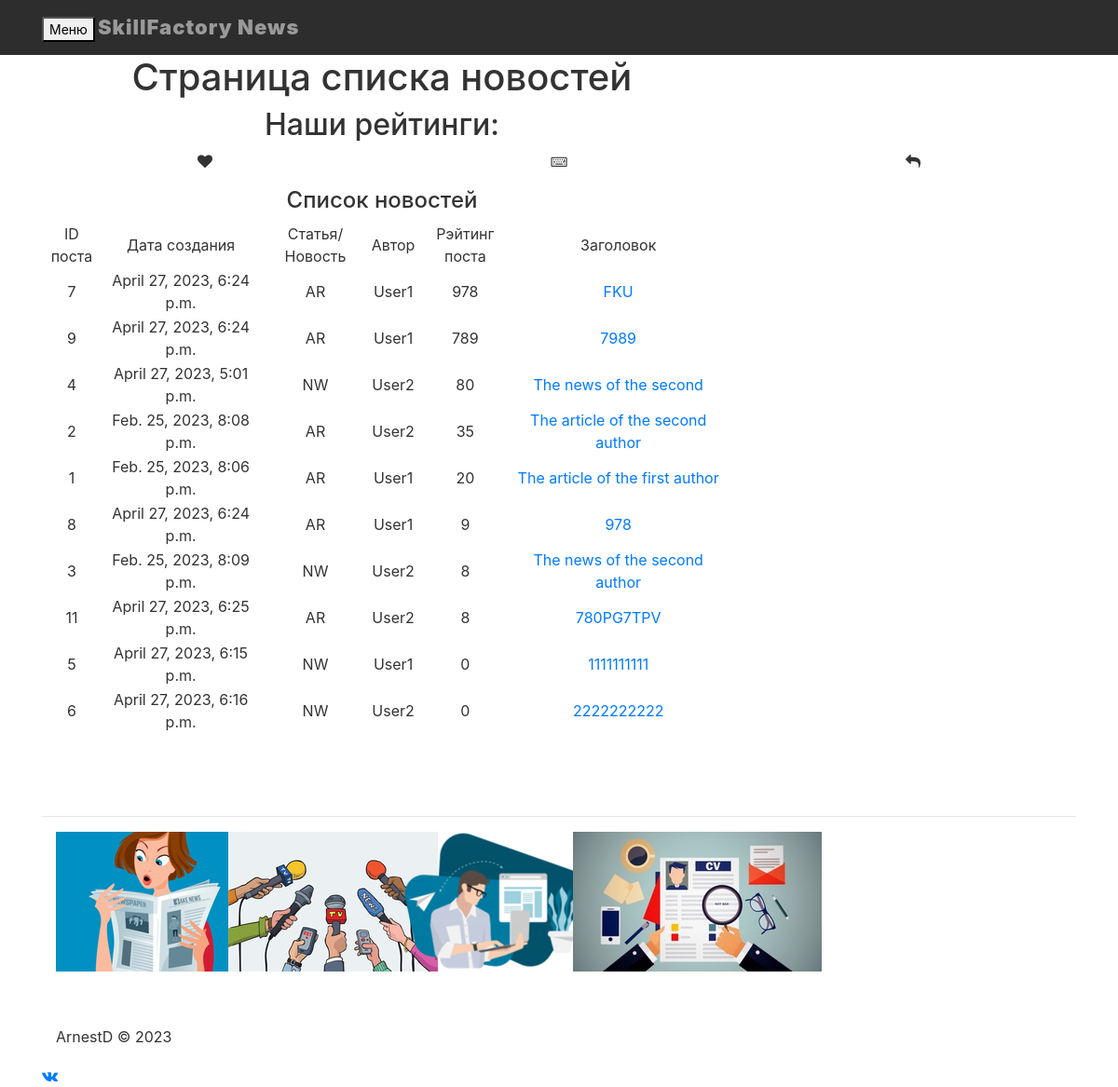
The page / on the database its author committed.
### news/models.py (models this page shows, shortened)
class Post(models.Model):
    author = models.ForeignKey(Author, on_delete=models.CASCADE)
    categoryType = models.CharField(max_length=20, choices=CATEGORY_CHOISES, default=ARTICLE)
    dataCreations = models.DateTimeField(auto_now_add=True)
    postCategory = models.ManyToManyField(Category, through='PostCategory')
    title = models.CharField(max_length=128)
    text = models.TextField()
    rating = models.SmallIntegerField(default=0)

class Author(models.Model):
    authorUser = models.OneToOneField(User, on_delete=models.CASCADE)
    ratingAuthor = models.SmallIntegerField(default=0)
    def __str__(self):
        return f"{self.authorUser}"

### news/views.py (the view)
# urls.py: path('', news_page_list),
def news_page_list(request):
    newslist = Post.objects.all().order_by('-rating')[:10]
    p = Paginator(newslist, 1)
    page_number = request.GET.get('page')
    try:
        page_obj = p.get_page(page_number)
    except PageNotAnInteger:
        page_obj = p.page(10)
    except EmptyPage:
        page_obj = p.page(p.num_pages)
    context = {'page_obj': page_obj}
    return render(request, 'news/news.html', {'newslist': newslist})#context

### news/templates/news/news.html (shortened to what this page needs)
{% extends 'news/default.html' %}
{% load static %}
{% block MyCss %}
<link rel="stylesheet" href="{% static 'css/base.css' %}">
<link rel="stylesheet" href="{% static 'css/bootstrap.min.css' %}">
<link rel="stylesheet" href="{% static 'css/font-awesome.min.css' %}">
{% endblock %}
{% block MyContent %}
<div class="navbar navbar-inverse navbar-fixed-top">
    <div class="container">
      <div class="navbar-header">
         <button type="button" class="navbar-toggle" data-toggle="collapse" data-target="#collapseMenu">
          <span class="icon-bar">Меню</span>
        </button>
        <a class="navbar-brand" href="#">SkillFactory News</i></a>
      </div>
    </div>
</div>
  <div id="headerwrap">
    <div class="container">
      <div class="row centered">
        <div class="col-lg-8 col-lg-offset-2">
          <h1>Страница списка новостей</h1>
          <h2>Наши рейтинги: </h2>
        </div>
      </div>
    </div>
  </div>
  <div class="container w">
    <div class="row centered">
      <div class="col-lg-4">
        <i class="fa fa-heart"></i>
      </div>
      <div class="col-lg-4">
        <i class="fa fa-keyboard-o" aria-hidden="true"></i>
      </div>
      <div class="col-lg-4">
        <i class="fa fa-reply" aria-hidden="true"></i>
      </div>
    </div>
  </div>
  <div class="container wb">
    <div class="row centered">
      <br><br>
      <div class="col-lg-8 col-lg-offset-2">
        <h4>Список новостей</h4>
        <table >
          <tr>
             <td>ID поста</td>
            <td>Дата создания</td>
            <td>Статья/Новость</td>
            <td>Автор</td>
            <td>Рэйтинг поста</td>
            <td>Заголовок</td>
          </tr>
              {% for post_n in newslist %}
          <tr>
            <td>{{ post_n.pk }}</td>
            <td>{{ post_n.dataCreations }}</td>
            <td>{{ post_n.categoryType }}</td>
            <td>{{ post_n.author }}</td>
            <td>{{ post_n.rating }}</td>
            <td class="leftAligned"><a href=../post/{{ post_n.pk }}>{{ post_n.title }}</a></td>
            </tr>
              {% endfor %}
        </table>
        <p><br><br></p>
      </div>
  </div>
<hr />
  <div id="lg">
    <div class="container">
      <div class="row centered">
        <div class="col-lg-2 col-lg-offset-1">
          <img src=" {% static 'img/c01.png' %}" alt="">
        </div>
        <div class="col-lg-2">
          <img src=" {% static 'img/c02.png' %}" alt="">
        </div>
        <div class="col-lg-2">
          <img src=" {% static 'img/c03.png' %}" alt="">
        </div>
        <div class="col-lg-2">
          <img src=" {% static 'img/c04.jpg' %}" alt="">
        </div>
      </div>
    </div>
  </div>
    <br><br>
  <div id="r">
    <div class="container">
      <div class="row centered">
        <div class="col-lg-8 col-lg-offset-2">
          <p> ArnestD © 2023</p>
        </div>
      </div>
    </div>
  </div>
  <div id="f">
    <div class="container">
      <div class="row centered">
          <a href="https://vk.com/dark_elf_arnest"><i class="fa fa-vk"></i></a>
      </div>
    </div>
  </div>
{% endblock %}

### static/css/base.css (style rules this page uses)
body { background-color: #f2f2f2; font-family: 'Lato', sans-serif; font-weight: 300; font-size: 16px; color: #555; -webkit-font-smoothing: antialiased; -webkit-overflow-scrolling: touch; margin-top: 70px; }
h1, h2, h3, h4, h5, h6 { font-family: 'Raleway', sans-serif; font-weight: 300; color: #333; }
p { text-align: justify; line-height: 28px; margin-bottom: 25px; }
.centered { text-align: center; }
a { color: #f85c37; }
hr { display: block; height: 5px; border: 0; border-top: 1px solid #ccc; margin: 1em 0; padding: 0; }
.navbar { font-weight: 800; font-size: 14px; padding-top: 15px; padding-bottom: 15px; }
.navbar-inverse { background: #2d2d2d; border-color: #2d2d2d; }
.navbar-inverse .navbar-brand { color: #999; font-weight: bolder; font-size: 22px; letter-spacing: 1px; }
.row { color: #333; }

### rows shown on the page
Post: pk "7", dataCreations "April 27, 2023, 6:24 p.m.", categoryType "AR", author "User1", rating "978", title "FKU"
Post: pk "9", dataCreations "April 27, 2023, 6:24 p.m.", categoryType "AR", author "User1", rating "789", title "7989"
Post: pk "4", dataCreations "April 27, 2023, 5:01 p.m.", categoryType "NW", author "User2", rating "80", title "The news of the second"
Post: pk "2", dataCreations "Feb. 25, 2023, 8:08 p.m.", categoryType "AR", author "User2", rating "35", title "The article of the second author"
Post: pk "1", dataCreations "Feb. 25, 2023, 8:06 p.m.", categoryType "AR", author "User1", rating "20", title "The article of the first author"
Post: pk "8", dataCreations "April 27, 2023, 6:24 p.m.", categoryType "AR", author "User1", rating "9", title "978"
Post: pk "3", dataCreations "Feb. 25, 2023, 8:09 p.m.", categoryType "NW", author "User2", rating "8", title "The news of the second author"
Post: pk "11", dataCreations "April 27, 2023, 6:25 p.m.", categoryType "AR", author "User2", rating "8", title "780PG7TPV"
Post: pk "5", dataCreations "April 27, 2023, 6:15 p.m.", categoryType "NW", author "User1", rating "0", title "1111111111"
Post: pk "6", dataCreations "April 27, 2023, 6:16 p.m.", categoryType "NW", author "User2", rating "0", title "2222222222"
